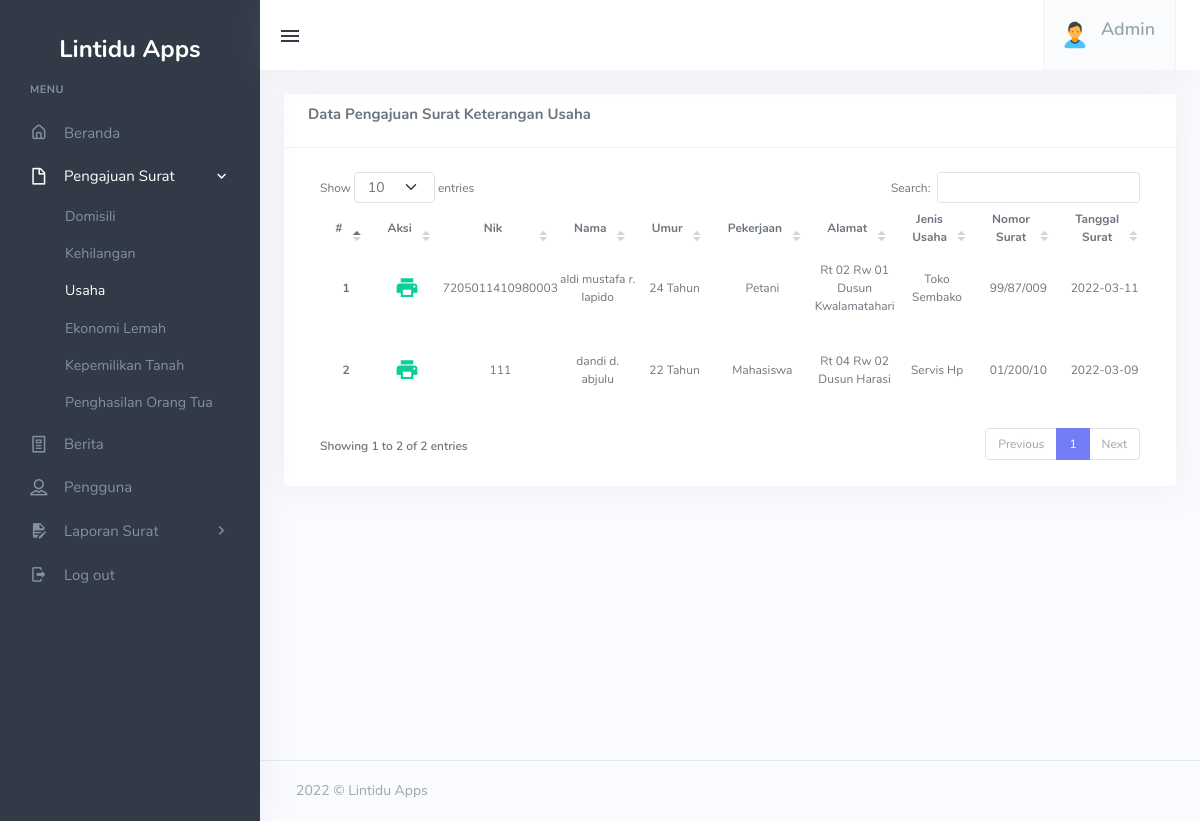
The app's page /usaha.php (signed in) with its own data.
### tables this page shows
CREATE TABLE `tb_surat_usaha` (
  `id_surat_usaha` int(3) NOT NULL,
  `nik` varchar(16) NOT NULL,
  `nomor_surat_usaha` varchar(50) DEFAULT NULL,
  `jenis_usaha` varchar(50) DEFAULT NULL,
  `lama_usaha` varchar(50) DEFAULT NULL,
  `alamat_usaha` varchar(50) DEFAULT NULL,
  `tanggal_surat_usaha` varchar(30) DEFAULT NULL,
  `img` longtext DEFAULT NULL,
  `status` varchar(1) DEFAULT '0'
);

CREATE TABLE `tb_user` (
  `nik` varchar(16) NOT NULL,
  `kk` varchar(16) NOT NULL,
  `nama` varchar(50) NOT NULL,
  `tempat_lahir` varchar(20) DEFAULT NULL,
  `tanggal_lahir` varchar(20) DEFAULT NULL,
  `jenis_kelamin` varchar(20) DEFAULT NULL,
  `agama` varchar(10) DEFAULT NULL,
  `umur` varchar(10) DEFAULT NULL,
  `pekerjaan` varchar(20) DEFAULT NULL,
  `alamat` varchar(50) DEFAULT NULL,
  `nomor_hp` varchar(12) DEFAULT NULL,
  `email` varchar(50) DEFAULT NULL,
  `img` varchar(255) DEFAULT NULL,
  `status_user` varchar(1) DEFAULT '0'
);

### config/config.php (called while the page is built, shortened)
<?php
$conn = mysqli_connect("localhost", "root", "", "db_kependudukan");
function query($query)
{
  global $conn;
  $result = mysqli_query($conn, $query);
  $rows = [];
  while ($row = mysqli_fetch_assoc($result)) {
    $rows[] = $row;
  }
  return $rows;
}

### usaha.php (the view, shortened to what this page needs)
<?php
include("./config/config.php");
$usaha = query("SELECT * FROM  tb_surat_usaha INNER JOIN tb_user ON  tb_surat_usaha.nik = tb_user.nik ORDER BY id_surat_usaha DESC");
include("./view/header.php");
include("./view/sidebar.php");
include("./view/topbar.php");
?>
<div class="container-fluid">
  <div class="card mt-3">
    <div class="card-header">
      <h5 class="card-title">Data Pengajuan Surat Keterangan Usaha</h5>
    </div>
    <div class="card-body" style="font-size: 12px;">
      <div class="table-responsive">
        <div class="container">
          <table class="mdl-data-table" style="width:100%" id="example">
            <thead>
              <tr class="text-center">
                <th scope="col">#</th>
                <th scope="col">Aksi</th>
                <th scope="col">Nik</th>
                <th scope="col">Nama</th>
                <th scope="col">Umur</th>
                <th scope="col">Pekerjaan</th>
                <th scope="col">Alamat</th>
                <th scope="col">Jenis Usaha</th>
                <th scope="col">Nomor Surat</th>
                <th scope="col">Tanggal Surat</th>
                <th scope="col">Foto Usaha</th>
              </tr>
            </thead>
            <tbody class="text-center">
              <?php $i = 1; ?>
              <?php foreach ($usaha as $row) : ?>
                <tr>
                  <th scope="row"><?= $i; ?></th>
                  <td class="table-action text-center" style="font-size: 25px; padding: 8px;">
                    <?php
                    if ($row["status"] == 1) {
                      echo "<a href='pdf_usaha.php?id=$row[id_surat_usaha]' target='_blank'><i class='mdi mdi-printer text-success'></i></a>";
                    } else {
                      echo "<a href='usahaValidasi.php?id_surat_usaha=$row[id_surat_usaha]'><i class='mdi mdi-check-circle'></i></a>";
                      echo "<a href='usahaHapus.php?id_surat_usaha=$row[id_surat_usaha]'><i class='mdi mdi-delete-circle text-danger'></i></a>";
                    }
                    ?>
                  </td>
                  <td><?= $row["nik"]; ?></td>
                  <td><?= $row["nama"]; ?></td>
                  <td><?= $row["umur"]; ?> Tahun</td>
                  <td style="text-transform: capitalize;"><?= $row["pekerjaan"]; ?></td>
                  <td style="text-transform: capitalize;"><?= $row["alamat"]; ?></td>
                  <td style="text-transform: capitalize;"><?= $row["jenis_usaha"]; ?></td>
                  <td><?= $row["nomor_surat_usaha"]; ?></td>
                  <td><?= $row["tanggal_surat_usaha"]; ?></td>
                  <td><a href="gambarUsaha.php?ids=<?= $row["id_surat_usaha"]; ?>" target="_blank"><img src="gambarUsaha.php?ids=<?= $row["id_surat_usaha"]; ?>" width="50px" height="80px" /></a></td>
                </tr>
                <?php $i++ ?>
              <?php endforeach; ?>
            </tbody>
          </table>
        </div>
      </div>
    </div>
  </div>
</div>
<?php
include("./view/footer.php");
?>

### view/topbar.php
<?php
$conn = mysqli_connect("localhost", "root", "", "db_kependudukan");
$admin       = mysqli_query($conn, "SELECT * FROM  tb_admin ");
$namaAdmin = mysqli_fetch_array($admin);
?>
<div class="content-page">
  <div class="content">
    <div class="navbar-custom">
      <ul class="list-unstyled topbar-menu float-end mb-0">
        <li class="side-nav-item">
          <a class="nav-link dropdown-toggle nav-user arrow-none me-0" data-bs-toggle="dropdown" href="#" role="button" aria-haspopup="false" aria-expanded="false">
            <span class="account-user-avatar">
              <img src="assets/images/user.png" alt="user-image" class="rounded-circle">
            </span>
            <span>
              <span class="account-user-name" style="font-size: 18px;"><?= $namaAdmin["nama"]; ?></span>
            </span>
          </a>
      </ul>
      <button class="button-menu-mobile open-left">
        <i class="mdi mdi-menu"></i>
      </button>
    </div>

### records on screen
tb_surat_usaha: tb_user.nik "7205011410980003", tb_user.nama "aldi mustafa r. lapido", tb_user.umur "24", tb_user.pekerjaan "Petani", tb_user.alamat "Rt 02 Rw 01 Dusun Kwalamatahari", jenis_usaha "Toko Sembako", nomor_surat_usaha "99/87/009", tanggal_surat_usaha "2022-03-11"
tb_surat_usaha: tb_user.nik "111", tb_user.nama "dandi d. abjulu", tb_user.umur "22", tb_user.pekerjaan "Mahasiswa", tb_user.alamat "Rt 04 Rw 02 Dusun Harasi", jenis_usaha "Servis Hp", nomor_surat_usaha "01/200/10", tanggal_surat_usaha "2022-03-09"

### other values on screen
$namaAdmin["nama"] "Admin"
